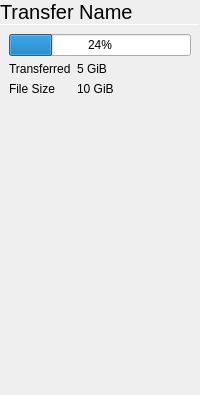
      <widget class="QWidget" name="page_12">
       <layout class="QVBoxLayout" name="verticalLayout_16">
        <property name="spacing">
         <number>0</number>
        </property>
        <property name="leftMargin">
         <number>0</number>
        </property>
        <property name="topMargin">
         <number>0</number>
        </property>
        <property name="rightMargin">
         <number>0</number>
        </property>
        <property name="bottomMargin">
         <number>0</number>
        </property>
        <item>
         <layout class="QHBoxLayout" name="horizontalLayout_12">
          <property name="spacing">
           <number>0</number>
          </property>
          <item>
           <widget class="QLabel" name="fileTransferName">
            <property name="sizePolicy">
             <sizepolicy hsizetype="Expanding" vsizetype="Preferred">
              <horstretch>0</horstretch>
              <verstretch>0</verstretch>
             </sizepolicy>
            </property>
            <property name="font">
             <font>
              <pointsize>15</pointsize>
             </font>
            </property>
            <property name="text">
             <string notr="true">Transfer Name</string>
            </property>
            <property name="margin">
             <number>9</number>
            </property>
           </widget>
          </item>
          <item>
           <widget class="QPushButton" name="cancelTransferButton">
            <property name="sizePolicy">
             <sizepolicy hsizetype="Preferred" vsizetype="Preferred">
              <horstretch>0</horstretch>
              <verstretch>0</verstretch>
             </sizepolicy>
            </property>
            <property name="text">
             <string/>
            </property>
            <property name="icon">
             <iconset theme="dialog-cancel">
              <normaloff>.</normaloff>.</iconset>
            </property>
            <property name="flat">
             <bool>true</bool>
            </property>
           </widget>
          </item>
         </layout>
        </item>
        <item>
         <widget class="Line" name="line_12">
          <property name="maximumSize">
           <size>
            <width>16777215</width>
            <height>1</height>
           </size>
          </property>
          <property name="orientation">
           <enum>Qt::Horizontal</enum>
          </property>
         </widget>
        </item>
        <item>
         <layout class="QGridLayout" name="gridLayout_5">
          <property name="leftMargin">
           <number>9</number>
          </property>
          <property name="topMargin">
           <number>9</number>
          </property>
          <property name="rightMargin">
           <number>9</number>
          </property>
          <property name="bottomMargin">
           <number>9</number>
          </property>
          <property name="spacing">
           <number>6</number>
          </property>
          <item row="1" column="0">
           <widget class="QLabel" name="label_22">
            <property name="text">
             <string>Transferred</string>
            </property>
           </widget>
          </item>
          <item row="2" column="0">
           <widget class="QLabel" name="label_23">
            <property name="text">
             <string>File Size</string>
            </property>
           </widget>
          </item>
          <item row="1" column="1">
           <widget class="QLabel" name="transferProgress">
            <property name="sizePolicy">
             <sizepolicy hsizetype="Expanding" vsizetype="Preferred">
              <horstretch>0</horstretch>
              <verstretch>0</verstretch>
             </sizepolicy>
            </property>
            <property name="text">
             <string notr="true">5 GiB</string>
            </property>
           </widget>
          </item>
          <item row="2" column="1">
           <widget class="QLabel" name="transferSize">
            <property name="text">
             <string notr="true">10 GiB</string>
            </property>
           </widget>
          </item>
          <item row="0" column="0" colspan="2">
           <widget class="QProgressBar" name="transferProgressBar">
            <property name="value">
             <number>24</number>
            </property>
           </widget>
          </item>
         </layout>
        </item>
        <item>
         <spacer name="verticalSpacer_17">
          <property name="orientation">
           <enum>Qt::Vertical</enum>
          </property>
          <property name="sizeHint" stdset="0">
           <size>
            <width>20</width>
            <height>290</height>
           </size>
          </property>
         </spacer>
        </item>
       </layout>
      </widget>
